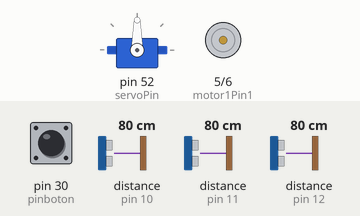
Simulated run of this sketch. Board: Arduino Mega 2560, built with avr-gcc and run on an emulated ATmega2560. On the bench: servo, motor-driver pin pairs drawn as motors (green arrow = first pin HIGH = forward, orange = second pin HIGH = backward, longer = more drive, scaled by the enable pin). The test bench sets the inputs (shaded band); at power-on: pin 30 (pinboton) LOW, distance to the obstacle (sensors on pin 10, pin 12, pin 11) 80 cm. The echo pulse lasts 58.3 µs per cm; what the sketch prints to the serial monitor is not drawn.

Above: at 1.2 s.
1.3 s: pin 30 (pinboton) pulled HIGH for 0.15 s
At 2.4 s:
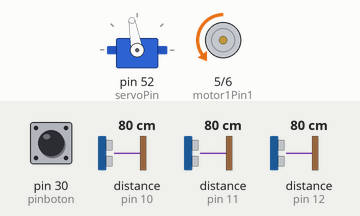
2.9 s: distance to the obstacle (sensor on pin 10) set to 120 cm
At 4.3 s:
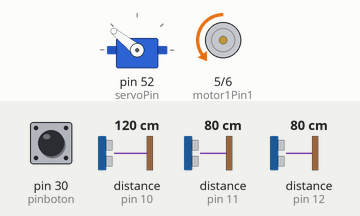
5.9 s: distance to the obstacle (sensor on pin 12) set to 250 cm
8.9 s: distance to the obstacle (sensor on pin 12) set to 97 cm
11.9 s: distance to the obstacle (sensor on pin 10) set to 2 cm
At 12.9 s:
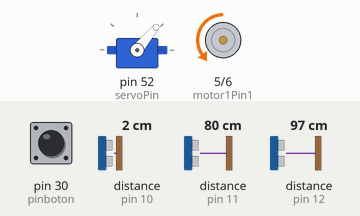
13.4 s: distance to the obstacle (sensor on pin 10) set to 60 cm
At 14.1 s:
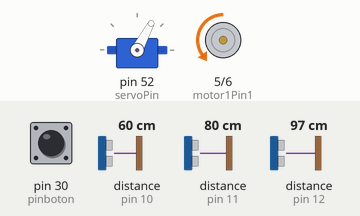
Timing chart, 0 to 16.0 s (numbered marks = the images above; inputs shaded):
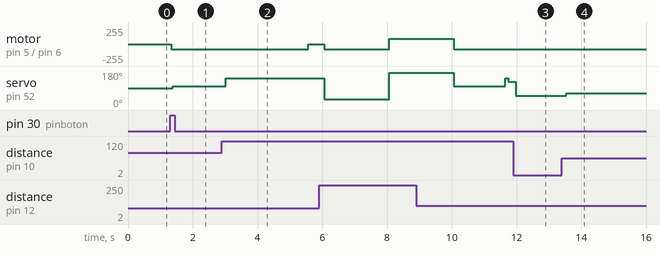

The sketch:

PIDdefinitivo.ino
```cpp
/*                                          //pololu marca de ruedas de ACME
// justi lence huskylense camera dc robots(ACME)
/ sino pixi
                                                  .@%(((((#&@@((&
                                                 /@&((((((((((((((@
                                             %#((((((((((((((((((((&(((,
                                            %((((#%@@@%##(((((((((((@((#
                                                      ,(@&#((((((((((((%
                                                          /%(((((((((((
                                                             %(((((((#
                 #,,,,#@(                                     @((((
                  ,(%&@&/,,,,&(  %#.                      ##(/&(#.
            ,#,,,,,,,,,,,,,,,,,,,@@,,@                  * #&  (##
          º/,,,,,,,,,,,,,,,,,,,,,,,,,,,&          &,@(@ .    #((
         /,,,,,,,,,,,,,,,,,,,,,,,,,,,,,,@         *@,,.. @#((((&
         #,,,,,,,,,,,,,,,,,,,,,,,,,,,,,,,@          ,,,,,,@./*,./
        @,,,,,,,,,,,,,/,,,,,,,,,,,,,,,,,,#          ./@(,,,,,,,,*
        #,,,,,&,,#/      %@,,,,,,,,,,,,,,*         *(/%,%,,,&
        ,,,,,/,@          %,,,,,,,,,,,,,,#                 %,,@
       #,,,,(/              ./,,,,,,,,,,,@                   %,,#
       &,,,(                  /,,,,,,,,,,@                      /,#
       #,,@                     /,,,,,,,,@                        #*(
        (@                    @,%,,,,,,,,@                          //
                              @,,@,,,,,,,@                           @,&
                               (,,@,,,,,,/                            @,,.
                                &,,(,,,,,,*                           /,,,%
                                 @,,,,,,,,#                            ,,,/
                                   @,,,,,,,/                    *@/,,,,,,,,,                   ,&*****,
                                   %,&,,,,,,,@             .@(((@,,,,,,,,,,/                @****(******@
                                     ##,,,,,,,,,###((&#(((&(((((@,,,,,,,,,*@           ,%**%/@#**(    &**#*%
                                           *&@%/(,,,,%((@(((((((@,,,,,,,,@@       /@**@    &****&       *******(/
                                          *%#(,    &%*@//&(((((@,,,,,,/&/%  (#***#,         &****%       /****@**º/
      .,..@(#@   @&*********,                  ,(***@,,,,,,,,%(    .@&,,@***º/,               (***&      @****(****(
       %****%***%.     *#*              ,%/***(%#/.                    %#                      ./(     @****@****(
         &*******(&#/*(#*&***(((******@%                                                                &***@&***
                      .*%#*****##.                                                                       ((%  .&&.

 */

 #include<Servo.h>
 #include<NewPing.h>

 Servo myservo;

 int servoPin = 52;

 int motor1Pin1 = 5;
 int motor1Pin2 = 6;
 int enable1Pin = 3;

 int trigger = 8;
 int echo1 = 10;
 int echo2 = 11;
 int echo3 = 12;

 int rondas = 0;

 NewPing sonar1(trigger,echo1,300); //sonar(triggerpin, echopin, max_distance)
 NewPing sonar2(trigger,echo2,300); //sonar(triggerpin, echopin, max_distance)
 NewPing sonar3(trigger,echo3,300); //sonar(triggerpin, echopin, max_distance)

int dis1;
int dis2;
int dis3;

int pinboton = 30;
int started = 0;

int sentido = 0; // 0 = horario,    1 = antihorario

int dif, difant, error = 0;

 void setup() {

  Serial.begin(115200);

  myservo.attach(servoPin);
  pinMode (servoPin, OUTPUT);

  pinMode(motor1Pin1, OUTPUT);
  pinMode(motor1Pin2, OUTPUT);
  pinMode(enable1Pin, OUTPUT);
  digitalWrite(motor1Pin1, LOW);
  digitalWrite(motor1Pin2, LOW);
  digitalWrite(enable1Pin, HIGH);
  analogWrite(enable1Pin, 255);

  pinMode(pinboton, INPUT);
 }


 void seguidorPID(){
  dis1 = sonar1.ping_cm();
  dis3 = sonar3.ping_cm();

// Sistema PID, esperemos que funcione

 dif = dis1 - dis3;
 error = dif + (difant - dif);
 difant = dif;

int angulo = constrain(100 + error, 50, 150);
 myservo.write(angulo);

}


void giroR(){

   myservo.write(170);
  analogWrite(enable1Pin, 80);
  digitalWrite(motor1Pin1, LOW);
  digitalWrite(motor1Pin2, HIGH);
  delay(2000);
  myservo.write(30);
  digitalWrite(motor1Pin1, HIGH);
  digitalWrite(motor1Pin2, LOW);
  delay(2000);
  myservo.write(100);
  digitalWrite(motor1Pin1, LOW);
  digitalWrite(motor1Pin2, HIGH);
  delay(1500);
  }


void giroL(){
   myservo.write(30);
  analogWrite(enable1Pin, 80);
  digitalWrite(motor1Pin1, LOW);
  digitalWrite(motor1Pin2, HIGH);
  delay(2000);
  myservo.write(170);
  digitalWrite(motor1Pin1, HIGH);
  digitalWrite(motor1Pin2, LOW);
  delay(2000);
  myservo.write(100);
  digitalWrite(motor1Pin1, LOW);
  digitalWrite(motor1Pin2, HIGH);
  delay(1500);
  }


void loop() {

if((digitalRead(pinboton) > 0) or (started > 1)){

 started = 9;

  delay(35); // 29ms es lo mínimo que debe esperar
  digitalWrite(motor1Pin1, LOW);
  digitalWrite(motor1Pin2, HIGH);
  analogWrite(enable1Pin, 80);

  Serial.print(sonar1.ping_cm());
  Serial.print(sonar2.ping_cm());
  Serial.print(sonar3.ping_cm());
  dis1 = sonar1.ping_cm();
  dis2 = sonar2.ping_cm();
  dis3 = sonar3.ping_cm();

  if(rondas > 50){
if((dis2 < 100) and (dis1 > 120)){
  digitalWrite(motor1Pin1, LOW);
  digitalWrite(motor1Pin2, LOW);
  delay(500);

    giroL();
rondas= 0;
  }
   if((dis2 < 100) and (dis3 > 120)){
  digitalWrite(motor1Pin1, LOW);
  digitalWrite(motor1Pin2, LOW);
  delay(500);

  giroR();
rondas = 0;
  }
  }

else{
  seguidorPID();

}
rondas = rondas + 1;
}
}
```

Measured:
- after the input at 1.3 s, motor on pin 5 (motor1Pin1) / pin 6 (motor1Pin2): stopped → backward 80/255 at once; servo on pin 52 (servoPin): 90° → 100° after 0.08 s
- after the input at 2.9 s, motor on pin 5 (motor1Pin1) / pin 6 (motor1Pin2): backward 80/255 → stopped after 2.7 s; servo on pin 52 (servoPin): 100° → 141° after 0.13 s
- after the input at 11.9 s, servo on pin 52 (servoPin): 123° → 50° after 0.08 s
- after the input at 13.4 s, servo on pin 52 (servoPin): 50° → 62° after 0.14 s
